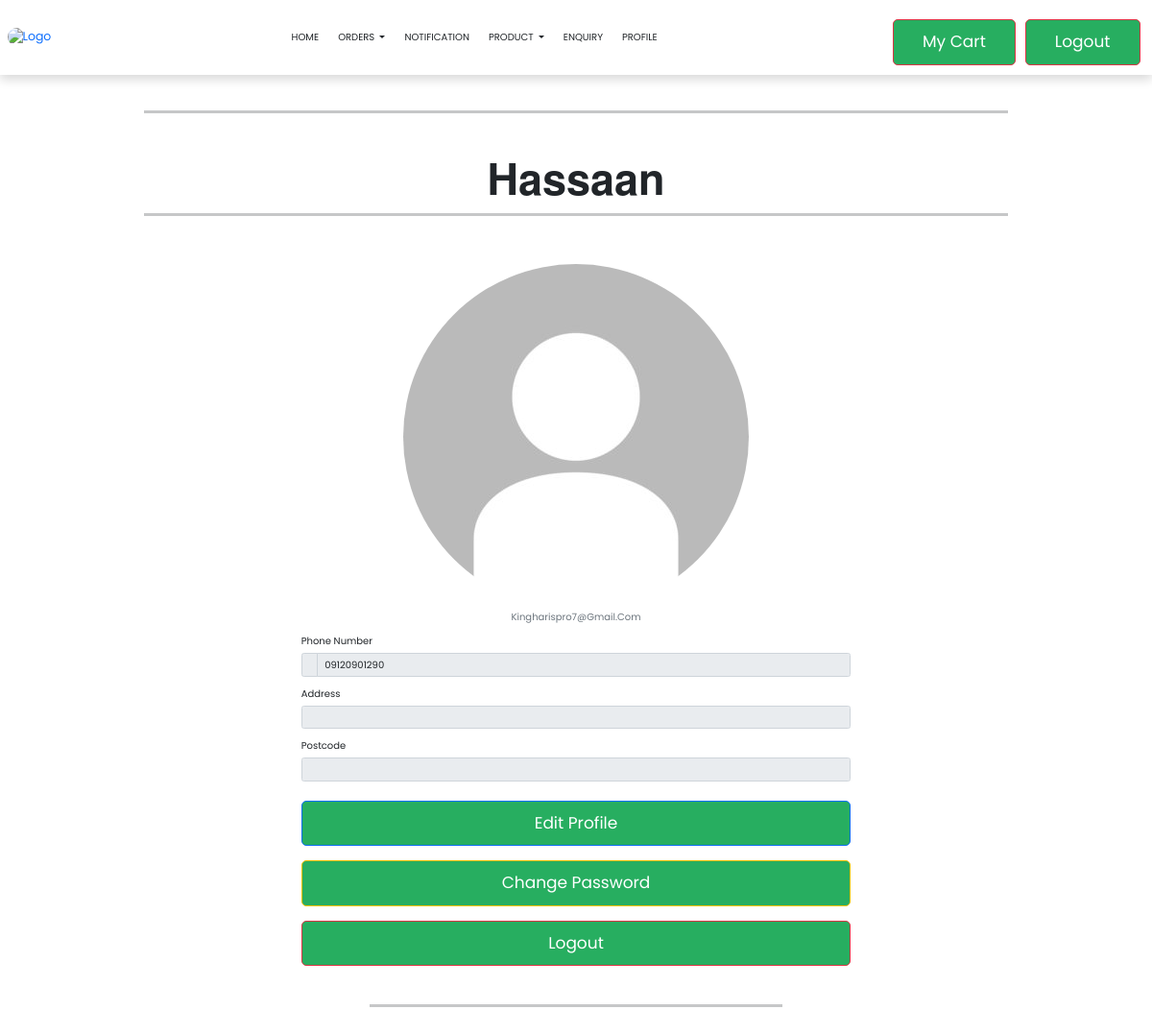
The app's page /profile/home.php (signed in) with its own data.
### tables this page shows
CREATE TABLE `users` (
  `id` int(11) NOT NULL,
  `name` text NOT NULL,
  `first_name` text NOT NULL,
  `last_name` text NOT NULL,
  `username` text NOT NULL,
  `email` text NOT NULL,
  `role_type` int(11) NOT NULL DEFAULT 1,
  `phone_number` text NOT NULL,
  `dob` date NOT NULL,
  `password` text NOT NULL,
  `validation_key` text NOT NULL,
  `seller_location` text DEFAULT NULL,
  `registration_date` date NOT NULL,
  `is_active` int(11) NOT NULL,
  `otp` text NOT NULL,
  `pp` text NOT NULL DEFAULT 'avatar3.png',
  `country_code` varchar(10) DEFAULT NULL,
  `address` text DEFAULT NULL,
  `postcode` varchar(20) DEFAULT NULL
);

### profile/php/User.php (called while the page is built)
<?php
function getUserById($id, $db){
    $sql = "SELECT * FROM users WHERE id = ?";
	$stmt = $db->prepare($sql);
	$stmt->execute([$id]);
    if($stmt->rowCount() == 1){
        $user = $stmt->fetch();
        return $user;
    }else {
        return 0;
    }
}
 ?>

### profile/home.php (the view, shortened to what this page needs)
<!DOCTYPE html>
<html>
<head>
    <link href="https://cdn.jsdelivr.net/npm/bootstrap@5.1.3/dist/css/bootstrap.min.css" rel="stylesheet">
    <link rel="stylesheet" type="text/css" href="css/style.css">
</head>
<body>
        <div class="">
            <br><br><br>
            <?php include("../include/navigation.php"); ?>
			<?php
			include "db_conn.php";
			include 'php/User.php';
			if (isset($_SESSION['id'])) {
			$user = getUserById($_SESSION['id'], $conn);
			?>
        </div>
                <br><br>
		<br><br>
        <hr class="col-9 mx-auto" style="border-top: 3px double;">
        <h2 class="text-center" style=" font-size: 45px; font-family: 'Untitled Serif',Georgia,Moderat,Helvetica Neue,Helvetica,Arial,sans-serif; font-weight: 700; font-style: normal; text-rendering: optimizeLegibility; padding-top: 30px;"><?= $user['first_name'] ?></h2>
        <hr class="col-9 mx-auto" style="border-top: 3px double;">
    <div class="container mt-5">
        <div class="row">
            <div class="col-md-6 offset-md-3">
                <div class="text-center">
                    <img src="../Homepage/Homepage_Images/pp.jpg" class="img-fluid rounded-circle" alt="Profile Picture">
                    <p class="text-muted"><?= $user['email'] ?></p>
                </div>
                <div class="mb-3">
                    <label class="form-label">Phone Number</label>
                    <div class="input-group">
                        <span class="input-group-text"><?= $user['country_code'] ?></span>
                        <input type="text" class="form-control" value="<?= $user['phone_number'] ?>" readonly>
                    </div>
                </div>
                <div class="mb-3">
                    <label class="form-label">Address</label>
                    <input type="text" class="form-control" value="<?= $user['address'] ?>" readonly>
                </div>
                <div class="mb-3">
                    <label class="form-label">Postcode</label>
                    <input type of disallowed="text" class="form-control" value="<?= $user['postcode'] ?>" readonly>
                </div>
                <div class="d-grid gap-2">
                    <a href="edit.php" class="btn btn-primary">Edit Profile</a>
                    <button class="btn btn-warning" type="button" data-bs-toggle="modal" data-bs-target="#changePasswordModal">Change Password</button>
                    <a href="../LogINOUT/logout.php" class="btn btn-danger">Logout</a>
                </div>
		<br><br>
        <hr class="col-9 mx-auto" style="border-top: 3px double;">
            </div>
        </div>
    </div>
</body>
</html>
<?php }else {
	header("Location: ../LogINOUT/login.php");
	exit;
} ?>

### Product Crud/style.css (style rules this page uses)
:root { --green:#27ae60; --black:#333; --white:#fff; --bg-color:#eee; --box-shadow:0 .5rem 1rem rgba(0,0,0,.1); --border:.1rem solid var(--black); }
* { font-family: 'Poppins', sans-serif; margin:0; padding:0; box-sizing: border-box; outline: none; border:none; text-decoration: none; text-transform: capitalize; }
html { font-size: 62.5%; overflow-x: hidden; }
.btn { display: block; width: 100%; cursor: pointer; border-radius: .5rem; margin-top: 1rem; font-size: 1.7rem; padding:1rem 3rem; background: var(--green); color:var(--white); text-align: center; }
.container { max-width: 1200px; padding:2rem; margin:0 auto; }

### records on screen
users: first_name "Hassaan", email "Kingharispro7@gmail.com", phone_number "09120901290"
